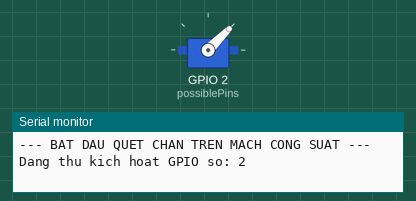
This sketch was run on a simulated ESP32. Shown: servo, the last lines printed to the serial monitor.

Above: at 0.05 s.
At 10.5 s:
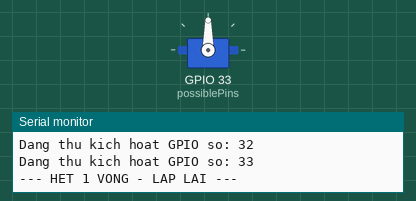
Timing chart, 0 to 13.7 s (numbered marks = the images above):
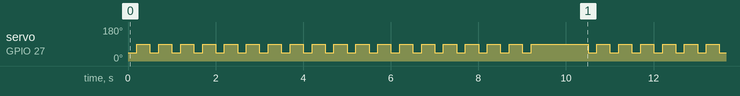

The sketch:

test_servo.ino
```cpp
#include <ESP32Servo.h>

Servo myServo;

// Danh sách các chân có khả năng được dùng trên mạch ESP32 (Đã loại bỏ 6-11)
int possiblePins[] = {2, 4, 5, 12, 13, 14, 15, 16, 17, 18, 19, 21, 22, 23, 25, 26, 27, 32, 33};
int numPins = 19;

void setup() {
  Serial.begin(115200);
  Serial.println("--- BAT DAU QUET CHAN TREN MACH CONG SUAT ---");
  ESP32PWM::allocateTimer(0);
  ESP32PWM::allocateTimer(1);
}

void loop() {
  for (int i = 0; i < numPins; i++) {
    int pin = possiblePins[i];

    Serial.print("Dang thu kich hoat GPIO so: ");
    Serial.println(pin);

    // Thử kết nối servo vào chân này
    myServo.attach(pin);

    // Lệnh cho servo lắc
    myServo.write(45);
    delay(200);
    myServo.write(90);
    delay(200);

    myServo.detach(); // Gỡ ra để thử chân kế tiếp
    delay(100);
  }
  Serial.println("\n--- HET 1 VONG - LAP LAI ---\n");
  delay(1000);
}
```

Measured:
- by itself, servo on GPIO 27 (possiblePins): moves between 45° and 90°, repeating every 10.5 s
